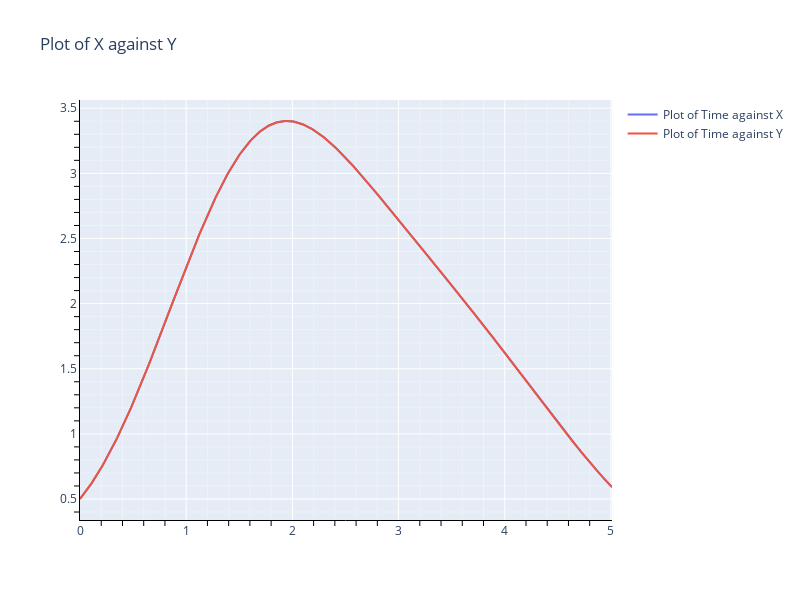

Notebook code for this chart:
### Markdown cell above
<H2> Метод Рунге-Кутты 2 порядка (с постоянным шагом)

### Code cell
method_name = "_ode_RK2_fix_step_output"

df = pd.read_csv(fout_dir + file_name_2 + method_name + ".csv")


def u_func(t):
    return np.exp(np.sin(t)) - np.cos(t) + 0.5


t = df["time"]
y = df["u0"]
u = u_func(t)


draw_plots_plotly(t, y, u)

### Figure 1 — Plotly figure (JSON) as saved in the notebook; plotly's stock layout.template omitted (floating-point values rounded to 4 significant figures; data arrays with more than 128 entries replaced by an {"elided": "..."} marker saying what was removed)
{"data": [{"mode": "lines", "name": "Plot of Time against X", "type": "scatter", "x": {"elided": "502 float values"}, "y": {"elided": "502 float values"}}, {"mode": "lines", "name": "Plot of Time against Y", "type": "scatter", "x": {"elided": "502 float values"}, "y": {"elided": "502 float values"}}], "layout": {"autosize": false, "height": 600, "title": {"text": "Plot of X against Y"}, "width": 800, "xaxis": {"linecolor": "black", "linewidth": 1, "minor": {"showgrid": true, "tickcolor": "black", "ticklen": 5}, "showline": true}, "yaxis": {"linecolor": "black", "linewidth": 1, "minor": {"showgrid": true, "tickcolor": "black", "ticklen": 5}, "showline": true}}}
